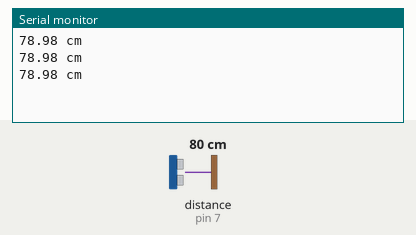
Bench run of a sketch on a simulated Arduino Uno, built with avr-gcc and run on an emulated ATmega328P. Shown: the last lines printed to the serial monitor. Wiring (inferred from the names in the program): ultrasonic range finder: trigger pin 6; echo pin 7. Inputs (shaded band) come from the test bench; at power-on: distance to the obstacle (sensor on pin 7) 80 cm. The echo pulse lasts 58.3 µs per cm.

Above: at 1.3 s.
1.4 s: distance to the obstacle (sensor on pin 7) set to 2 cm
At 1.9 s:
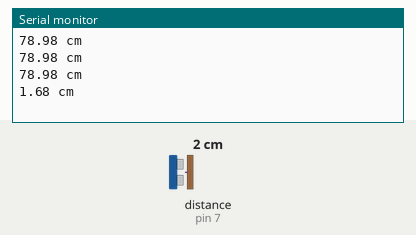
2.9 s: distance to the obstacle (sensor on pin 7) set to 4 cm
At 3.4 s:
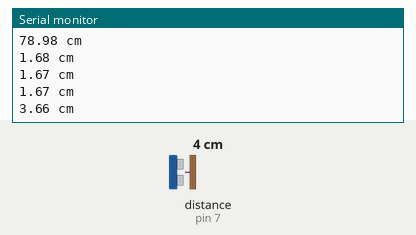
Timing chart, 0 to 5.9 s (numbered marks = the images above; inputs shaded):
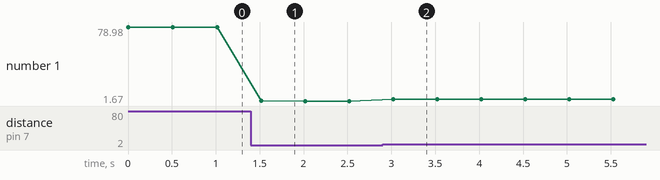

Measured:
- after the input at 1.4 s, the serial monitor: prints a new line after 0.12 s (image 1)
- after the input at 2.9 s, the serial monitor: prints a new line after 0.12 s (image 2)
- plotted number 1: 78.98 → 1.67 after the input at 1.4 s, 1.67 → 3.66 after the input at 2.9 s

The sketch:

6-8.ino
```cpp
#define TRIGPIN 6  // 가속도 값 변환식
#define ECHOPIN 7  // 에코(수신쪽) 핀
#define CTM 10     // HIGH인 시간(μ 초)

void setup() {
  Serial.begin (9600);
  pinMode(TRIGPIN, OUTPUT);   // 트리거 핀을 디지털 출력으로 설정
  pinMode(ECHOPIN, INPUT);    // 에코 핀을 디지털 입력으로 설정
}
void loop() {
  int dur;    // 시간 차(μ초)
  float dis;  // 거리(cm)
  digitalWrite(TRIGPIN, HIGH);
  delayMicroseconds(CTM);
  digitalWrite(TRIGPIN, LOW);
  dur = pulseIn(ECHOPIN, HIGH); // HIGH가 되기까지 걸리는 시간을 측정
  dis  = (float) dur*0.017;     // 음속을 사용해서 거리 계산
  Serial.print(dis);
  Serial.println(" cm");
  delay(500);
}
```
